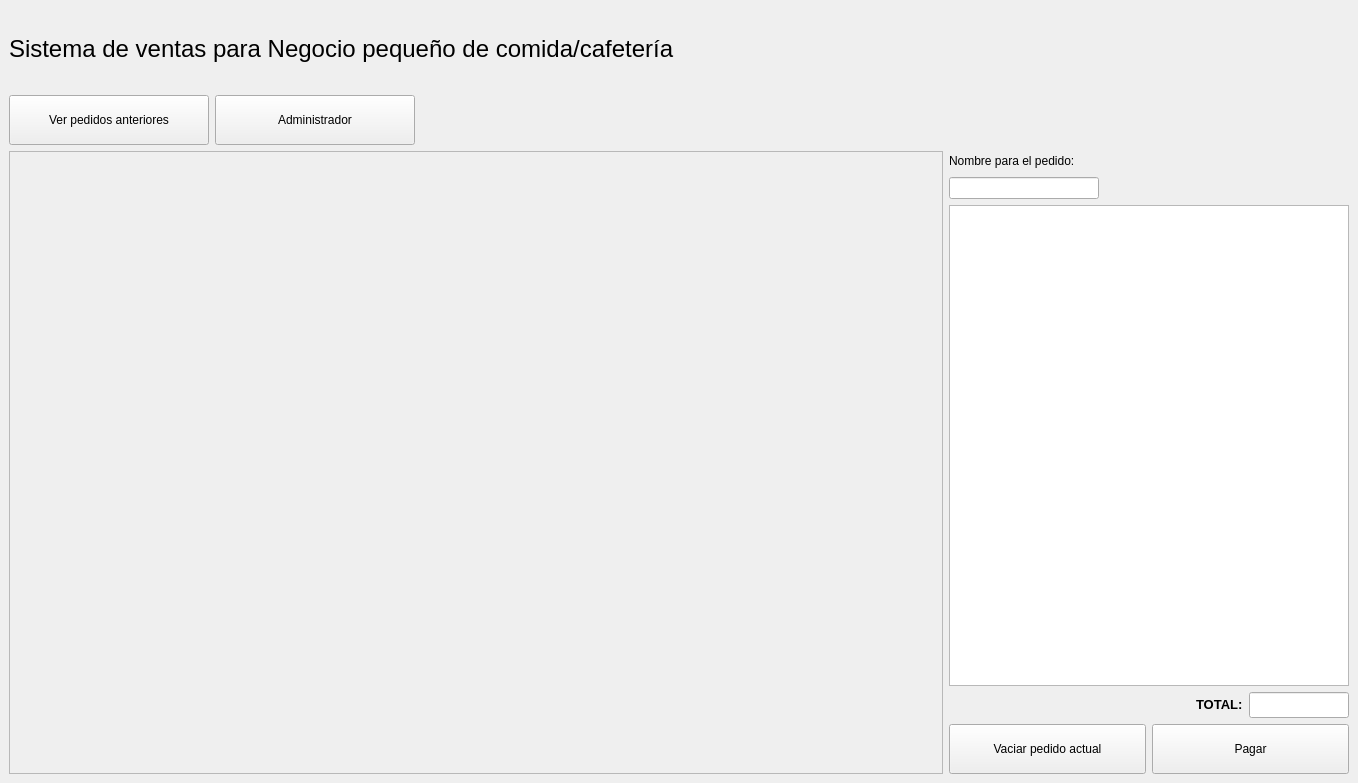
<?xml version="1.0" encoding="UTF-8"?>
<ui version="4.0">
 <class>FrmCashier</class>
 <widget class="QMainWindow" name="FrmCashier">
  <property name="geometry">
   <rect>
    <x>0</x>
    <y>0</y>
    <width>1358</width>
    <height>783</height>
   </rect>
  </property>
  <property name="windowTitle">
   <string>Cajero</string>
  </property>
  <widget class="QWidget" name="centralwidget">
   <layout class="QVBoxLayout" name="verticalLayout_2">
    <item>
     <layout class="QHBoxLayout" name="horizontalLayout_6">
      <item>
       <widget class="QLabel" name="lbTitulo">
        <property name="text">
         <string>&lt;html&gt;&lt;head/&gt;&lt;body&gt;&lt;p&gt;&lt;span style=&quot; font-size:18pt;&quot;&gt;Sistema de ventas para Negocio pequeño de comida/cafetería&lt;/span&gt;&lt;/p&gt;&lt;/body&gt;&lt;/html&gt;</string>
        </property>
       </widget>
      </item>
      <item>
       <widget class="QLabel" name="label_2">
        <property name="minimumSize">
         <size>
          <width>150</width>
          <height>80</height>
         </size>
        </property>
        <property name="maximumSize">
         <size>
          <width>150</width>
          <height>80</height>
         </size>
        </property>
        <property name="styleSheet">
         <string notr="true"/>
        </property>
        <property name="text">
         <string/>
        </property>
        <property name="pixmap">
         <pixmap resource="../imagenes/imagenes.qrc">:/imagenes-folder/logo.png</pixmap>
        </property>
        <property name="scaledContents">
         <bool>true</bool>
        </property>
       </widget>
      </item>
     </layout>
    </item>
    <item>
     <layout class="QHBoxLayout" name="horizontalLayout_5">
      <item>
       <widget class="QPushButton" name="BtnPedidosAnteriores">
        <property name="minimumSize">
         <size>
          <width>200</width>
          <height>50</height>
         </size>
        </property>
        <property name="text">
         <string>Ver pedidos anteriores</string>
        </property>
       </widget>
      </item>
      <item>
       <widget class="QPushButton" name="BtnAdmin">
        <property name="minimumSize">
         <size>
          <width>200</width>
          <height>50</height>
         </size>
        </property>
        <property name="text">
         <string>Administrador</string>
        </property>
       </widget>
      </item>
      <item>
       <spacer name="horizontalSpacer">
        <property name="orientation">
         <enum>Qt::Horizontal</enum>
        </property>
        <property name="sizeHint" stdset="0">
         <size>
          <width>40</width>
          <height>20</height>
         </size>
        </property>
       </spacer>
      </item>
     </layout>
    </item>
    <item>
     <layout class="QHBoxLayout" name="horizontalLayout_7" stretch="1,0">
      <item>
       <widget class="QScrollArea" name="scrollAreaMenu">
        <property name="widgetResizable">
         <bool>true</bool>
        </property>
        <widget class="QWidget" name="scrollAreaWidgetContents">
         <property name="geometry">
          <rect>
           <x>0</x>
           <y>0</y>
           <width>928</width>
           <height>615</height>
          </rect>
         </property>
        </widget>
       </widget>
      </item>
      <item>
       <layout class="QVBoxLayout" name="verticalLayout">
        <item>
         <layout class="QHBoxLayout" name="horizontalLayout">
          <item>
           <widget class="QLabel" name="lbNombrepedido">
            <property name="text">
             <string>Nombre para el pedido:</string>
            </property>
           </widget>
          </item>
          <item>
           <spacer name="horizontalSpacer_2">
            <property name="orientation">
             <enum>Qt::Horizontal</enum>
            </property>
            <property name="sizeHint" stdset="0">
             <size>
              <width>40</width>
              <height>20</height>
             </size>
            </property>
           </spacer>
          </item>
         </layout>
        </item>
        <item>
         <layout class="QHBoxLayout" name="horizontalLayout_2">
          <item>
           <widget class="QLineEdit" name="lineEditNombrePedido">
            <property name="maximumSize">
             <size>
              <width>150</width>
              <height>16777215</height>
             </size>
            </property>
           </widget>
          </item>
          <item>
           <spacer name="horizontalSpacer_3">
            <property name="orientation">
             <enum>Qt::Horizontal</enum>
            </property>
            <property name="sizeHint" stdset="0">
             <size>
              <width>40</width>
              <height>20</height>
             </size>
            </property>
           </spacer>
          </item>
         </layout>
        </item>
        <item>
         <widget class="QTableWidget" name="tableWidget">
          <property name="minimumSize">
           <size>
            <width>400</width>
            <height>0</height>
           </size>
          </property>
         </widget>
        </item>
        <item>
         <layout class="QHBoxLayout" name="horizontalLayout_4">
          <item>
           <spacer name="horizontalSpacer_4">
            <property name="orientation">
             <enum>Qt::Horizontal</enum>
            </property>
            <property name="sizeHint" stdset="0">
             <size>
              <width>40</width>
              <height>20</height>
             </size>
            </property>
           </spacer>
          </item>
          <item>
           <widget class="QLabel" name="label">
            <property name="text">
             <string>&lt;html&gt;&lt;head/&gt;&lt;body&gt;&lt;p&gt;&lt;span style=&quot; font-size:10pt; font-weight:600;&quot;&gt;TOTAL:&lt;/span&gt;&lt;/p&gt;&lt;/body&gt;&lt;/html&gt;</string>
            </property>
           </widget>
          </item>
          <item>
           <widget class="QLineEdit" name="lineTotal">
            <property name="minimumSize">
             <size>
              <width>100</width>
              <height>0</height>
             </size>
            </property>
            <property name="maximumSize">
             <size>
              <width>100</width>
              <height>16777215</height>
             </size>
            </property>
            <property name="styleSheet">
             <string notr="true">font-size: 15px;</string>
            </property>
            <property name="text">
             <string/>
            </property>
            <property name="readOnly">
             <bool>true</bool>
            </property>
           </widget>
          </item>
         </layout>
        </item>
        <item>
         <layout class="QHBoxLayout" name="horizontalLayout_3">
          <item>
           <widget class="QPushButton" name="BtnVaciar">
            <property name="minimumSize">
             <size>
              <width>0</width>
              <height>50</height>
             </size>
            </property>
            <property name="text">
             <string>Vaciar pedido actual</string>
            </property>
           </widget>
          </item>
          <item>
           <widget class="QPushButton" name="BtnPagar">
            <property name="minimumSize">
             <size>
              <width>0</width>
              <height>50</height>
             </size>
            </property>
            <property name="text">
             <string>Pagar</string>
            </property>
           </widget>
          </item>
         </layout>
        </item>
       </layout>
      </item>
     </layout>
    </item>
   </layout>
  </widget>
 </widget>
 <resources>
  <include location="../imagenes/imagenes.qrc"/>
 </resources>
 <connections/>
</ui>
